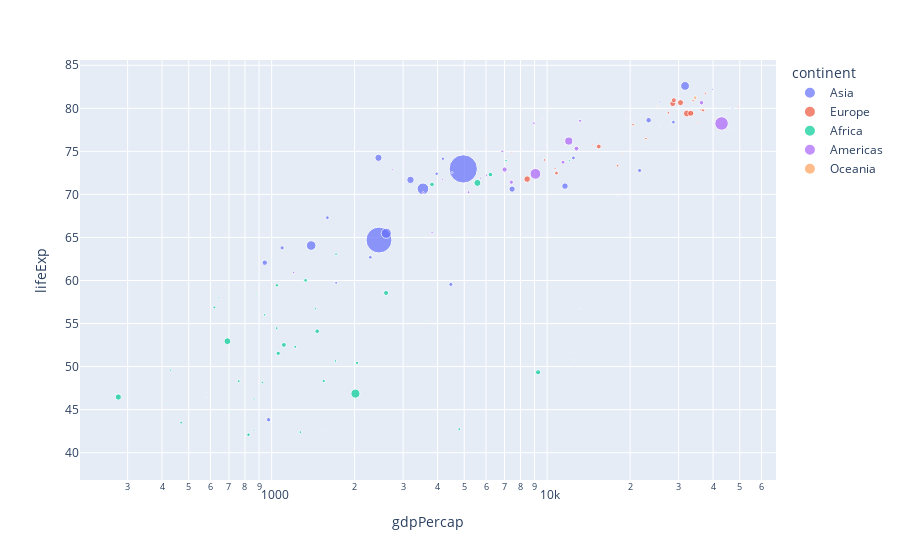

This figure's notebook cell:
### Markdown cell above
px

### Code cell
fig = px.scatter(
    df.query('year == 2007'),
    x = 'gdpPercap',
    y = 'lifeExp',
    size = 'pop',
    color = 'continent',
    log_x = True
)
fig.show()
